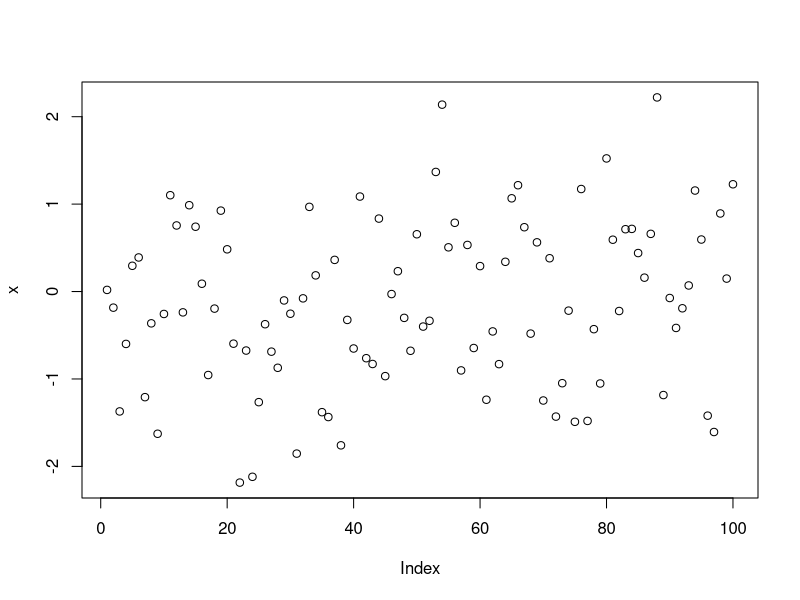
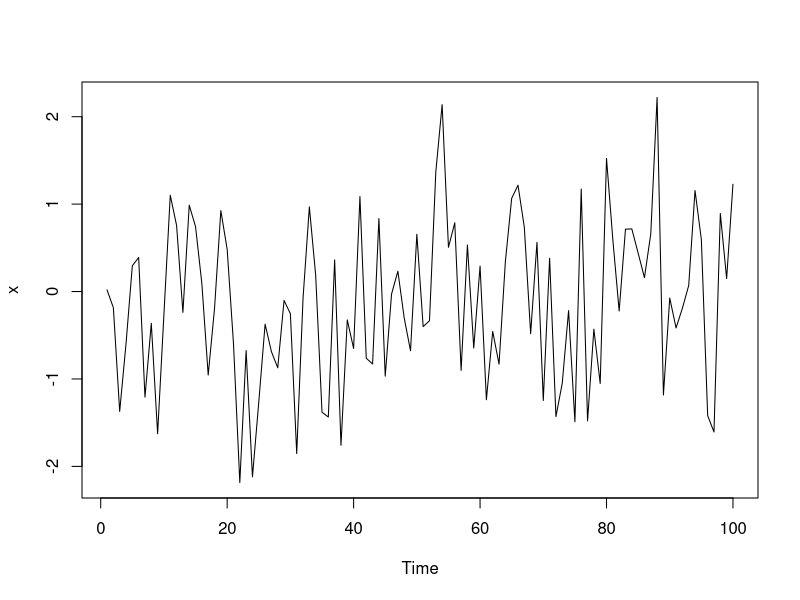

R code for these plots, in order: (Note: this script raises an error after producing the figures.)
## ---- chunk 1
class(1)
## ---- chunk 2
class(TRUE)
## ---- chunk 3
class(rnorm(10))
class(NA)
class("oops")
## ---- chunk 4
x<-rnorm(100)
y<-x+rnorm(100)
fit<-lm(y~x) #linear regression model
class(fit)
## ---- chunk 5
mean
## ---- chunk 6
print
## ---- chunk 7
methods(mean)
## ---- chunk 8
show
## ---- chunk 9
 showMethods(show)
## ---- chunk 10
set.seed(2)
x <- rnorm(100) 
mean(x)
## ---- chunk 11
head(getS3method("mean", "default"), 10)
## ---- chunk 12
set.seed(3)
df <- data.frame(x = rnorm(100), y = 1:100) 
sapply(df, mean)
## ---- chunk 13
set.seed(10)
x <- rnorm(100) 
plot(x)
## ---- chunk 14
set.seed(10)
x <- rnorm(100)
x <- as.ts(x) ## Convert to a time series object 
plot(x)
## ---- chunk 15
p <- new("polygon", x = c(1, 2, 3, 4), y = c(1, 2, 3, 1))
plot(p)
